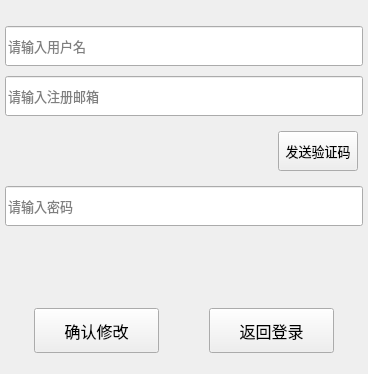
<?xml version="1.0" encoding="UTF-8"?>
<ui version="4.0">
 <class>ResetDialog</class>
 <widget class="QWidget" name="ResetDialog">
  <property name="geometry">
   <rect>
    <x>0</x>
    <y>0</y>
    <width>368</width>
    <height>374</height>
   </rect>
  </property>
  <layout class="QVBoxLayout" name="verticalLayout">
   <property name="spacing">
    <number>10</number>
   </property>
   <property name="leftMargin">
    <number>0</number>
   </property>
   <property name="topMargin">
    <number>0</number>
   </property>
   <property name="rightMargin">
    <number>0</number>
   </property>
   <property name="bottomMargin">
    <number>0</number>
   </property>
   <item>
    <layout class="QVBoxLayout" name="verticalLayout_3">
     <property name="leftMargin">
      <number>5</number>
     </property>
     <property name="topMargin">
      <number>5</number>
     </property>
     <property name="rightMargin">
      <number>5</number>
     </property>
     <property name="bottomMargin">
      <number>5</number>
     </property>
     <item>
      <widget class="ElaLineEdit" name="userEdit">
       <property name="minimumSize">
        <size>
         <width>0</width>
         <height>40</height>
        </size>
       </property>
       <property name="maximumSize">
        <size>
         <width>16777215</width>
         <height>40</height>
        </size>
       </property>
       <property name="font">
        <font>
         <family>Microsoft YaHei</family>
         <pointsize>10</pointsize>
        </font>
       </property>
       <property name="placeholderText">
        <string>请输入用户名</string>
       </property>
      </widget>
     </item>
     <item>
      <widget class="ElaLineEdit" name="emailEdit">
       <property name="minimumSize">
        <size>
         <width>0</width>
         <height>40</height>
        </size>
       </property>
       <property name="maximumSize">
        <size>
         <width>16777215</width>
         <height>40</height>
        </size>
       </property>
       <property name="font">
        <font>
         <family>Microsoft YaHei</family>
         <pointsize>10</pointsize>
        </font>
       </property>
       <property name="placeholderText">
        <string>请输入注册邮箱</string>
       </property>
      </widget>
     </item>
     <item>
      <layout class="QHBoxLayout" name="horizontalLayout_2">
       <property name="leftMargin">
        <number>5</number>
       </property>
       <property name="topMargin">
        <number>5</number>
       </property>
       <property name="rightMargin">
        <number>5</number>
       </property>
       <property name="bottomMargin">
        <number>5</number>
       </property>
       <item>
        <widget class="ElaCaptcha" name="varifyEdit" native="true"/>
       </item>
       <item>
        <widget class="TimerBtn" name="getCode">
         <property name="minimumSize">
          <size>
           <width>80</width>
           <height>40</height>
          </size>
         </property>
         <property name="maximumSize">
          <size>
           <width>80</width>
           <height>40</height>
          </size>
         </property>
         <property name="font">
          <font>
           <family>Microsoft YaHei</family>
           <pointsize>10</pointsize>
          </font>
         </property>
         <property name="text">
          <string>发送验证码</string>
         </property>
        </widget>
       </item>
      </layout>
     </item>
     <item>
      <widget class="ElaLineEdit" name="newPassEdit">
       <property name="minimumSize">
        <size>
         <width>0</width>
         <height>40</height>
        </size>
       </property>
       <property name="maximumSize">
        <size>
         <width>16777215</width>
         <height>40</height>
        </size>
       </property>
       <property name="font">
        <font>
         <family>Microsoft YaHei</family>
         <pointsize>10</pointsize>
        </font>
       </property>
       <property name="echoMode">
        <enum>QLineEdit::EchoMode::Password</enum>
       </property>
       <property name="placeholderText">
        <string>请输入密码</string>
       </property>
      </widget>
     </item>
    </layout>
   </item>
   <item>
    <layout class="QVBoxLayout" name="verticalLayout_2">
     <property name="spacing">
      <number>20</number>
     </property>
     <item>
      <widget class="QLabel" name="errTip">
       <property name="minimumSize">
        <size>
         <width>0</width>
         <height>15</height>
        </size>
       </property>
       <property name="maximumSize">
        <size>
         <width>16777215</width>
         <height>15</height>
        </size>
       </property>
       <property name="styleSheet">
        <string notr="true">font-size: 12px;</string>
       </property>
       <property name="text">
        <string/>
       </property>
       <property name="alignment">
        <set>Qt::AlignmentFlag::AlignCenter</set>
       </property>
      </widget>
     </item>
    </layout>
   </item>
   <item>
    <layout class="QHBoxLayout" name="buttonLayout">
     <item>
      <spacer name="horizontalSpacer_2">
       <property name="orientation">
        <enum>Qt::Orientation::Horizontal</enum>
       </property>
       <property name="sizeHint" stdset="0">
        <size>
         <width>40</width>
         <height>20</height>
        </size>
       </property>
      </spacer>
     </item>
     <item>
      <widget class="QPushButton" name="sure_btn">
       <property name="minimumSize">
        <size>
         <width>125</width>
         <height>45</height>
        </size>
       </property>
       <property name="maximumSize">
        <size>
         <width>125</width>
         <height>45</height>
        </size>
       </property>
       <property name="sizeIncrement">
        <size>
         <width>125</width>
         <height>0</height>
        </size>
       </property>
       <property name="font">
        <font>
         <family>Microsoft YaHei</family>
         <pointsize>12</pointsize>
        </font>
       </property>
       <property name="cursor">
        <cursorShape>PointingHandCursor</cursorShape>
       </property>
       <property name="text">
        <string>确认修改</string>
       </property>
      </widget>
     </item>
     <item>
      <spacer name="horizontalSpacer">
       <property name="orientation">
        <enum>Qt::Orientation::Horizontal</enum>
       </property>
       <property name="sizeType">
        <enum>QSizePolicy::Policy::Fixed</enum>
       </property>
       <property name="sizeHint" stdset="0">
        <size>
         <width>40</width>
         <height>20</height>
        </size>
       </property>
      </spacer>
     </item>
     <item>
      <widget class="QPushButton" name="return_btn">
       <property name="minimumSize">
        <size>
         <width>125</width>
         <height>45</height>
        </size>
       </property>
       <property name="maximumSize">
        <size>
         <width>125</width>
         <height>45</height>
        </size>
       </property>
       <property name="font">
        <font>
         <family>Microsoft YaHei</family>
         <pointsize>12</pointsize>
        </font>
       </property>
       <property name="cursor">
        <cursorShape>PointingHandCursor</cursorShape>
       </property>
       <property name="text">
        <string>返回登录</string>
       </property>
      </widget>
     </item>
     <item>
      <spacer name="horizontalSpacer_3">
       <property name="orientation">
        <enum>Qt::Orientation::Horizontal</enum>
       </property>
       <property name="sizeHint" stdset="0">
        <size>
         <width>40</width>
         <height>20</height>
        </size>
       </property>
      </spacer>
     </item>
    </layout>
   </item>
  </layout>
 </widget>
 <customwidgets>
  <customwidget>
   <class>ElaLineEdit</class>
   <extends>QLineEdit</extends>
   <header>ElaLineEdit.h</header>
  </customwidget>
  <customwidget>
   <class>TimerBtn</class>
   <extends>QPushButton</extends>
   <header>src/widgets/timerbtn.h</header>
  </customwidget>
  <customwidget>
   <class>ElaCaptcha</class>
   <extends>QWidget</extends>
   <header>ElaCaptcha.h</header>
   <container>1</container>
  </customwidget>
 </customwidgets>
 <tabstops>
  <tabstop>sure_btn</tabstop>
  <tabstop>return_btn</tabstop>
 </tabstops>
 <resources/>
 <connections/>
</ui>
